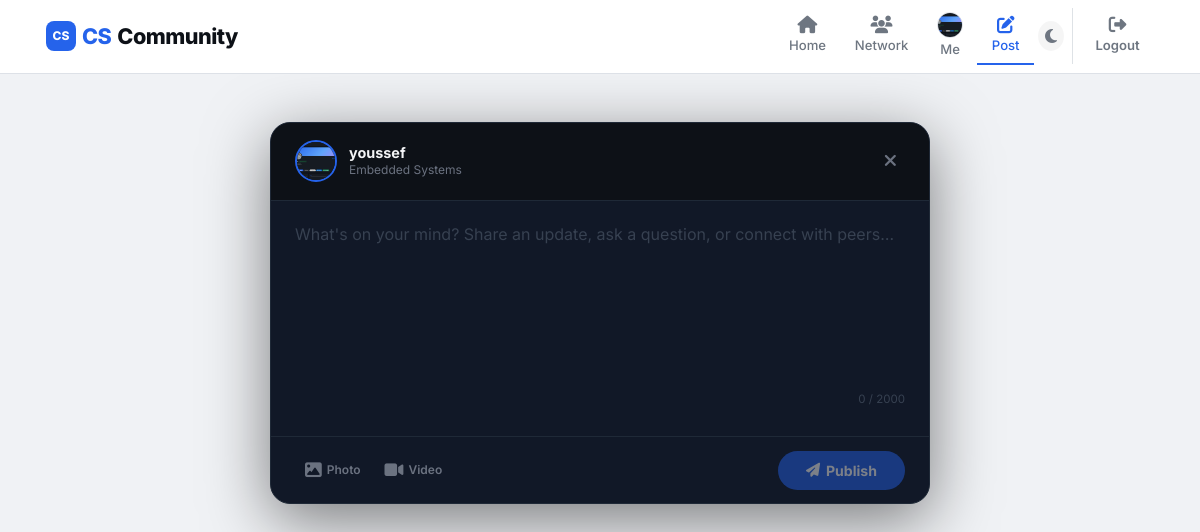
The page /new (signed in) on the database its author committed.
### models.py (models this page shows, shortened)
class User(db.Model, UserMixin):
    id = db.Column(db.Integer, primary_key=True)
    username = db.Column(db.String(50), unique=True, nullable=False)
    email = db.Column(db.String(120), unique=True, nullable=False)
    password_hash = db.Column(db.String(256), nullable=False)
    track = db.Column(db.String(50), nullable=True)           # e.g. "Web Development", "AI & ML"
    skills = db.Column(db.String(200), nullable=True)          # comma-separated, e.g. "Python, React"
    available_for_project = db.Column(db.Boolean, default=True, nullable=False)
    github_link = db.Column(db.String(200), nullable=True)
    portfolio_link = db.Column(db.String(200), nullable=True)
    linkedin_link = db.Column(db.String(200), nullable=True)
    phone_number = db.Column(db.String(20), nullable=True)     # WhatsApp contact
    cv_file = db.Column(db.String(150), nullable=True)
    profile_image = db.Column(db.String(150), nullable=False, default='default_profile.png')
    posts = db.relationship("Post", back_populates="author", cascade="all, delete-orphan")
    comments = db.relationship("Comment", back_populates="author", cascade="all, delete-orphan")
    likes = db.relationship("Like", back_populates="user", cascade="all, delete-orphan")

### app.py (the view, shortened to what this page needs)
@app.route("/new", methods=["GET", "POST"])
@login_required
def new_post():
    form = PostForm()
    return render_template("new_post.html", form=form)

### forms.py
class PostForm(FlaskForm):
    title = StringField("Title", validators=[Optional(), Length(max=200)], filters=[strip_filter])
    content = TextAreaField("Content", validators=[DataRequired(), Length(min=1)], filters=[strip_filter])
    image = FileField("Upload Image", validators=[Optional(), FileAllowed(["jpg", "jpeg", "png", "gif"], "Images only!")])
    video = FileField("Upload Video", validators=[Optional(), FileAllowed(["mp4", "webm", "ogg"], "Videos only!")])
    submit = SubmitField("Publish")

### app.py (called while the page is built)
def profile_image_url(filename: str) -> str:
    fn = filename if filename else "default_profile.png"
    return url_for("static", filename=f"uploads/profile_pics/{fn}")

@login_manager.user_loader
def load_user(user_id):
    return db.session.get(User, int(user_id))

### forms.py (called while the page is built)
def strip_filter(x):
    return x.strip() if x else None

### templates/new_post.html (shortened to what this page needs)
{% extends "base.html" %}
{% block content %}
<div class="post-page">
  <div class="create-card">
    <div class="create-topbar">
      <img src="{{ profile_image_url(current_user.profile_image) }}" alt="{{ current_user.username }}"
        onerror="this.src='{{ url_for('static', filename='uploads/profile_pics/default_profile.png') }}'">
      <div class="topbar-meta">
        <div class="name">{{ current_user.username }}</div>
        <div class="sub">{{ current_user.track or 'CS Community Member' }}</div>
      </div>
      <a href="{{ url_for('home') }}" class="topbar-close" title="Cancel">
        <i class="fas fa-xmark"></i>
      </a>
    </div>
    <form method="POST" enctype="multipart/form-data" novalidate id="postForm">
      <div class="create-body">
        {{ form.content(
        class="post-textarea",
        id="postContent",
        placeholder="What's on your mind? Share an update, ask a question, or connect with peers…",
        maxlength=2000
        ) }}
        <div class="char-counter" id="charCounter">0 / 2000</div>
      </div>
      <div class="create-footer">
        <div class="media-tools">
          <button type="button" class="tool-btn photo" onclick="document.getElementById('photoUpload').click()"
            title="Attach a photo">
            <i class="fas fa-image"></i>
            <span class="label">Photo</span>
          </button>
          <button type="button" class="tool-btn video" onclick="document.getElementById('videoUpload').click()"
            title="Attach a video">
            <i class="fas fa-video"></i>
            <span class="label">Video</span>
          </button>
        </div>
        <button type="submit" class="btn-publish" id="publishBtn" disabled>
          <i class="fas fa-paper-plane"></i> Publish
        </button>
      </div>
    </form>
  </div>
</div>
{% endblock %}

### templates/base.html (shortened to what this page needs)
<!DOCTYPE html>
<html lang="en" data-theme="light">
<head>
  <link href="https://cdn.jsdelivr.net/npm/bootstrap@5.3.0/dist/css/bootstrap.min.css" rel="stylesheet">
  <link rel="stylesheet" href="https://cdnjs.cloudflare.com/ajax/libs/font-awesome/6.4.0/css/all.min.css">
</head>
<body>
  <nav class="navbar navbar-expand-lg sticky-top">
    <div class="container-xl px-3">
      <a class="csc-brand" href="{{ url_for('landing') }}">
        <span class="csc-logo-icon">CS</span>
        <span class="brand-cs">CS</span><span class="brand-c">Community</span>
      </a>
      <div class="collapse navbar-collapse" id="navbarNav">
        <ul class="navbar-nav ms-auto align-items-center">
          {% if current_user.is_authenticated %}
          <li class="nav-item">
            <a class="nav-link {{ 'active' if request.endpoint == 'home' }}" href="{{ url_for('home') }}">
              <i class="fas fa-house"></i>Home
            </a>
          </li>
          <li class="nav-item">
            <a class="nav-link {{ 'active' if request.endpoint == 'network' }}" href="{{ url_for('network') }}">
              <i class="fas fa-users"></i>Network
            </a>
          </li>
          <li class="nav-item">
            <a class="nav-link {{ 'active' if request.endpoint in ['profile','me'] }}" href="{{ url_for('me') }}">
              <img src="{{ profile_image_url(current_user.profile_image) }}" class="profile-img-nav"
                alt="{{ current_user.username }}"
                onerror="this.src='{{ url_for('static', filename='uploads/profile_pics/default_profile.png') }}'">
              Me
            </a>
          </li>
          <li class="nav-item">
            <a class="nav-link {{ 'active' if request.endpoint == 'new_post' }}" href="{{ url_for('new_post') }}">
              <i class="fas fa-pen-to-square"></i>Post
            </a>
          </li>
          <li class="nav-item d-none d-lg-block mx-1">
            <div class="theme-toggle" id="theme-toggle"></div>
          </li>
          <li class="nav-item border-start ps-2 ms-1">
            <a class="nav-link text-danger fw-semibold" href="{{ url_for('logout') }}">
              <i class="fas fa-right-from-bracket"></i>Logout
            </a>
          </li>
          {% endif %}
        </ul>
      </div>
    </div>
  </nav>
  <div class="page-wrapper">
    {% block content %}{% endblock %}
  </div>
</body>
</html>

### templates/base.html (style rules this page uses)
:root { --bg-color: #f0f2f5; --card-bg: #ffffff; --text-main: #0d1117; --text-muted: #6e7681; --nav-bg: #ffffff; --accent-color: #2563eb; --accent-hover: #1d4ed8; --border-color: #dde1e7; --success-bg: #dcfce7; --badge-track: #eff6ff; }
*, *::before, *::after { box-sizing: border-box; }
body { background-color: var(--bg-color); font-family: 'Inter', system-ui, sans-serif; color: var(--text-main); transition: background-color 0.25s, color 0.25s; }
.navbar { background-color: var(--nav-bg); border-bottom: 1px solid var(--border-color); padding: 0.25rem 0; transition: background-color 0.25s; }
.csc-brand { font-weight: 800; font-size: 1.35rem; letter-spacing: -0.5px; text-decoration: none; display: flex; align-items: center; gap: 6px; }
.csc-logo-icon { display: inline-flex; align-items: center; justify-content: center; width: 30px; height: 30px; border-radius: 8px; background: var(--accent-color); color: #fff; font-size: 0.75rem; font-weight: 800; letter-spacing: 0; flex-shrink: 0; }
.csc-brand .brand-cs { color: var(--accent-color); }
.csc-brand .brand-c { color: var(--text-main); }
.nav-link { color: var(--text-muted) !important; font-weight: 500; font-size: 0.82rem; display: flex; flex-direction: column; align-items: center; padding: 0.5rem 0.9rem !important; transition: color 0.15s; border-bottom: 2px solid transparent; margin-bottom: -1px; }
.nav-link.active { color: var(--accent-color) !important; border-bottom: 2px solid var(--accent-color); }
.nav-link i { font-size: 1.1rem; margin-bottom: 2px; }
.profile-img-nav { width: 26px; height: 26px; border-radius: 50%; object-fit: cover; border: 1.5px solid var(--border-color); margin-bottom: 2px; }
.theme-toggle { cursor: pointer; padding: 7px; border-radius: 50%; background: rgba(0, 0, 0, 0.04); display: flex; align-items: center; justify-content: center; transition: background 0.2s; color: var(--text-muted); }
.page-wrapper { max-width: 1180px; margin: 0 auto; padding: 1.5rem 1rem; }
a { transition: color 0.15s; }

### templates/new_post.html (style rules this page uses)
.post-page { display: flex; justify-content: center; align-items: flex-start; padding: 1.5rem 0; }
.create-card { width: 100%; max-width: 660px; background: #111827; border: 1px solid #1f2937; border-radius: 20px; box-shadow: 0 16px 64px rgba(0, 0, 0, 0.5); overflow: hidden; }
.create-topbar { display: flex; align-items: center; gap: 12px; padding: 1.1rem 1.5rem; border-bottom: 1px solid #1f2937; background: #0d1117; }
.create-topbar img { width: 42px; height: 42px; border-radius: 50%; object-fit: cover; border: 2px solid #2563eb; flex-shrink: 0; }
.topbar-meta .name { font-weight: 700; font-size: 0.9rem; color: #f3f4f6; line-height: 1.2; }
.topbar-meta .sub { font-size: 0.75rem; color: #6b7280; }
.topbar-close { margin-left: auto; background: none; border: none; color: #6b7280; font-size: 1.1rem; cursor: pointer; padding: 4px 8px; border-radius: 6px; transition: background 0.15s, color 0.15s; text-decoration: none; }
.create-body { padding: 1.25rem 1.5rem; }
.post-textarea { width: 100%; min-height: 160px; background: transparent; border: none; resize: none; color: #f9fafb; font-size: 1rem; font-family: 'Inter', sans-serif; line-height: 1.7; outline: none; padding: 0; }
.post-textarea::placeholder { color: #374151; }
.char-counter { text-align: right; font-size: 0.72rem; color: #374151; margin-top: 4px; transition: color 0.2s; }
.create-footer { padding: 0.85rem 1.5rem; border-top: 1px solid #1f2937; display: flex; align-items: center; justify-content: space-between; gap: 10px; flex-wrap: wrap; }
.media-tools { display: flex; gap: 4px; flex-wrap: wrap; }
.tool-btn { background: none; border: none; cursor: pointer; padding: 8px 10px; border-radius: 8px; color: #6b7280; font-size: 1.05rem; transition: background 0.15s, color 0.15s; display: flex; align-items: center; gap: 5px; }
.tool-btn .label { font-size: 0.75rem; font-weight: 600; display: none; }
@media (min-width: 480px) { .tool-btn .label { display: inline; } }
.btn-publish { background: #2563eb; color: #ffffff; border: none; border-radius: 50px; padding: 9px 28px; font-weight: 700; font-size: 0.88rem; cursor: pointer; transition: background 0.15s, box-shadow 0.15s, transform 0.1s; display: flex; align-items: center; gap: 6px; white-space: nowrap; }
.btn-publish:disabled { opacity: 0.45; cursor: not-allowed; }

### rows shown on the page
User: profile_image (picture), username "youssef", track "Embedded Systems"
